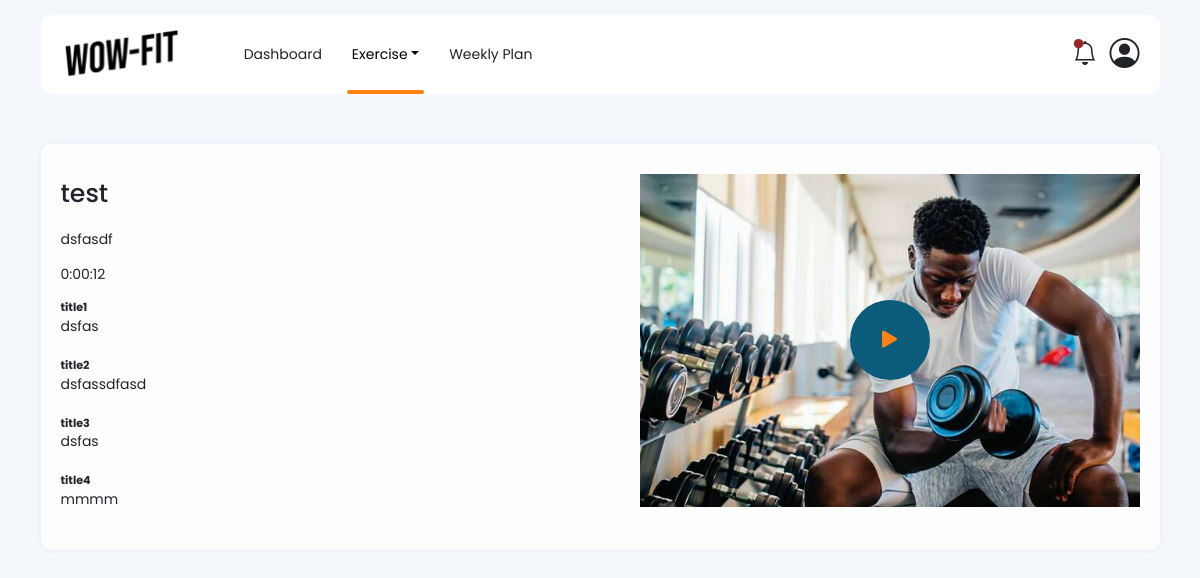
/exercise/detail/51/ (signed in), run on an earlier commit of the app's database.
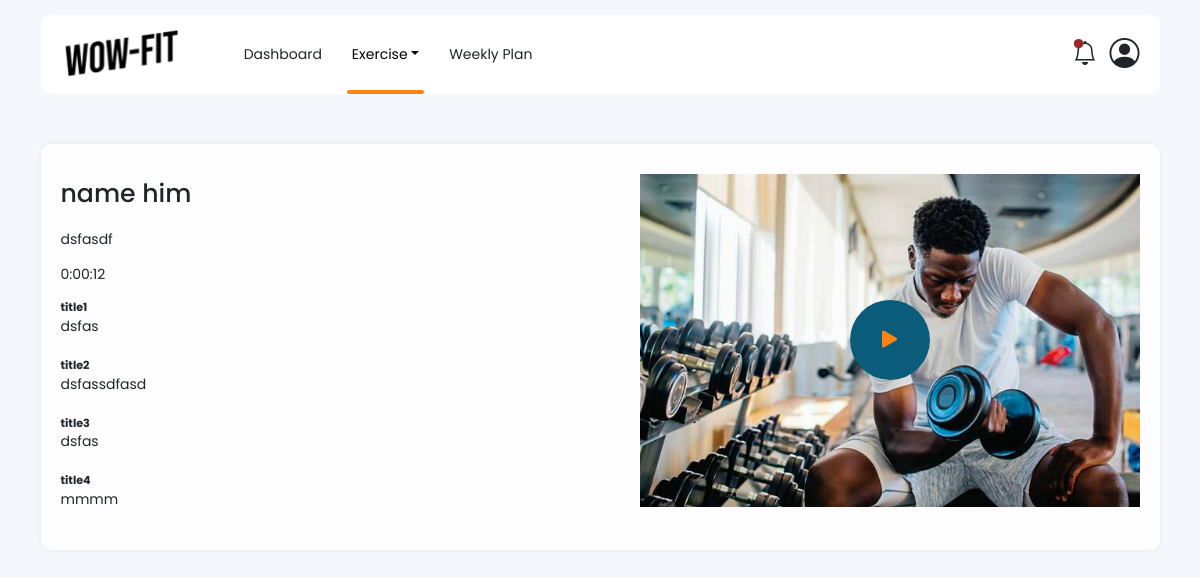
And on a later commit of the database.
### exercise/models.py (models this page shows, shortened)
class Exercise(models.Model):
    name = models.CharField(max_length=200)
    description = models.TextField(max_length=2000, null=True)
    duration = models.DurationField(null=True)
    steps = models.JSONField(null=True)
    image = models.ImageField(upload_to='images', null=True)

### exercise/views.py (the view)
# urls.py: path('detail/<int:pk>/', views.exercise_detail, name='exercise_detail'),
def exercise_detail(request, pk):
    if request.user.is_authenticated:
        user_group = request.user.groups.all
        if request.method == 'GET':
            exercise_obj = Exercise.objects.get(pk=pk)
            content = {"model": exercise_obj, "group": user_group}
            return render(request, '_exercise-detail.html', content)
    else:
        return redirect('exercise:sorry')

### templates/_exercise-detail.html
{% extends 'base.html' %}
{% load static %}
{% block contents %}
    <div class="container">
        {% include '_header.html' %}
        <div class="main">
            <div class="box">
                {% if model %}
                    <div class="layout-2">
                        <div class="div">
                            <h1 class="main-title">{{ model.name }}</h1>
                            <p class="text">{{ model.description }}</p>
                            <p>{{ model.duration }}</p>
                            <ul class="step-desc">
                                {% for k, v in model.steps.items %}
                                    <li>
                                        <div class="title">{{ k }}</div>
                                        <div class="desc">{{ v }}</div>
                                    </li>
                                {% endfor %}
                            </ul>
                        </div>
                        <div class="div">
                            <div class="video-play" style="background-image: url(/media/{{ model.image }})">
                                <div class="video-play-icon"><i class="bi bi-play-fill"></i></div>
                            </div>
                        </div>
                    </div>
                {% endif %}
            </div>
        </div>
    </div>
{% endblock %}

What changed in the data, as far as the page shows it:
changed Exercise "dsfasdf": name "test" → "name him"
